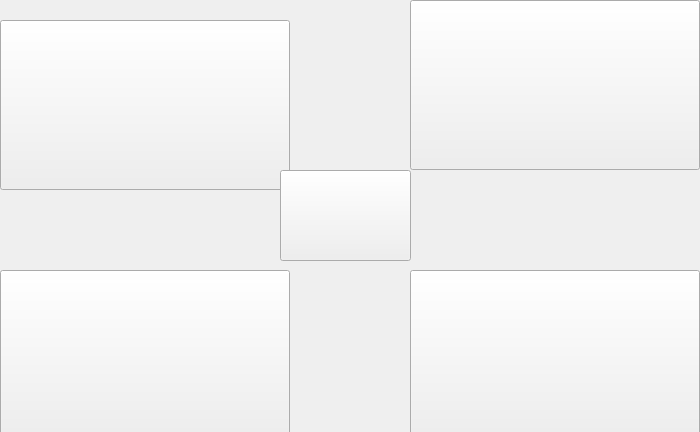
<?xml version="1.0" encoding="UTF-8"?>
<ui version="4.0">
 <class>dailyMSY</class>
 <widget class="QWidget" name="dailyMSY">
  <property name="geometry">
   <rect>
    <x>0</x>
    <y>0</y>
    <width>700</width>
    <height>432</height>
   </rect>
  </property>
  <property name="minimumSize">
   <size>
    <width>700</width>
    <height>430</height>
   </size>
  </property>
  <property name="maximumSize">
   <size>
    <width>700</width>
    <height>432</height>
   </size>
  </property>
  <property name="windowTitle">
   <string>日程任务管理</string>
  </property>
  <widget class="QPushButton" name="iNote">
   <property name="geometry">
    <rect>
     <x>0</x>
     <y>20</y>
     <width>290</width>
     <height>170</height>
    </rect>
   </property>
   <property name="text">
    <string/>
   </property>
  </widget>
  <widget class="QPushButton" name="iAnde">
   <property name="geometry">
    <rect>
     <x>410</x>
     <y>0</y>
     <width>290</width>
     <height>170</height>
    </rect>
   </property>
   <property name="text">
    <string/>
   </property>
  </widget>
  <widget class="QPushButton" name="nine">
   <property name="geometry">
    <rect>
     <x>0</x>
     <y>270</y>
     <width>290</width>
     <height>170</height>
    </rect>
   </property>
   <property name="text">
    <string/>
   </property>
  </widget>
  <widget class="QPushButton" name="eNoti">
   <property name="geometry">
    <rect>
     <x>410</x>
     <y>270</y>
     <width>290</width>
     <height>170</height>
    </rect>
   </property>
   <property name="text">
    <string/>
   </property>
  </widget>
  <widget class="QPushButton" name="allIn">
   <property name="geometry">
    <rect>
     <x>280</x>
     <y>170</y>
     <width>131</width>
     <height>91</height>
    </rect>
   </property>
   <property name="text">
    <string/>
   </property>
  </widget>
 </widget>
 <resources/>
 <connections/>
</ui>
